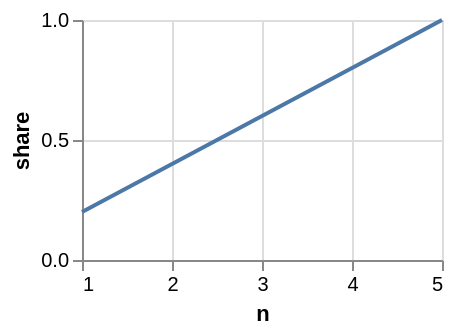

The specification (Vega-Lite) saved for this image:
### Vega-Lite specification from a JSON file in a GitHub repository (floating-point values rounded to 4 significant figures)
{"description": "The transforms a specification writes for itself when they are bin, aggregate and joinaggregate — all three already in the runtime, none of them reachable from a Vega-Lite source before.", "width": 180, "height": 120, "data": {"values": [{"age": 0, "sex": 1, "people": 5025}, {"age": 0, "sex": 2, "people": 2482}, {"age": 10, "sex": 1, "people": 4284}, {"age": 10, "sex": 2, "people": 7803}, {"age": 20, "sex": 1, "people": 3778}, {"age": 20, "sex": 2, "people": 4814}, {"age": 30, "sex": 1, "people": 5392}, {"age": 30, "sex": 2, "people": 5038}, {"age": 40, "sex": 1, "people": 8309}, {"age": 40, "sex": 2, "people": 9300}, {"age": 50, "sex": 1, "people": 7043}, {"age": 50, "sex": 2, "people": 5815}, {"age": 60, "sex": 1, "people": 6560}, {"age": 60, "sex": 2, "people": 6988}, {"age": 70, "sex": 1, "people": 7991}, {"age": 70, "sex": 2, "people": 9213}, {"age": 80, "sex": 1, "people": 5233}, {"age": 80, "sex": 2, "people": 4810}]}, "transform": [{"bin": true, "field": "people", "as": ["lo", "hi"]}, {"aggregate": [{"op": "count", "as": "n"}], "groupby": ["lo", "hi"]}, {"joinaggregate": [{"field": "n", "op": "max", "as": "most"}]}, {"calculate": "datum.n / datum.most", "as": "share"}], "mark": "line", "encoding": {"x": {"field": "n", "type": "quantitative"}, "y": {"field": "share", "type": "quantitative"}}}
